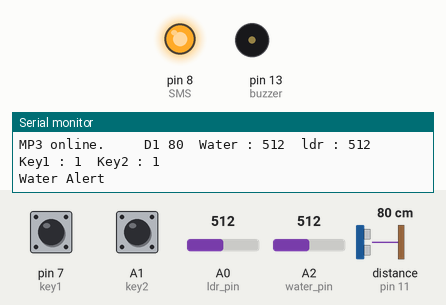
This sketch was run on a simulated Arduino Uno, built with avr-gcc and run on an emulated ATmega328P. Shown: output pins drawn as LEDs (lit = HIGH), buzzer (waves = sounding, pin HIGH), the last lines printed to the serial monitor. Wiring (inferred from the names in the program): ultrasonic range finder: trigger pin 12; echo pin 11. The test bench sets the inputs (shaded band); at power-on: pin 7 (key1) HIGH, A1 (key2) HIGH, distance to the obstacle (sensor on pin 11) 80 cm, A0 (ldr_pin) = 512, A2 (water_pin) = 512. The echo pulse lasts 58.3 µs per cm; the audio player accepts every command and is not drawn; pins used as bus, display or sensor lines are not drawn.

Above: at 3.7 s.
3.8 s: pin 7 (key1) pulled LOW for 2.15 s
At 7.0 s:
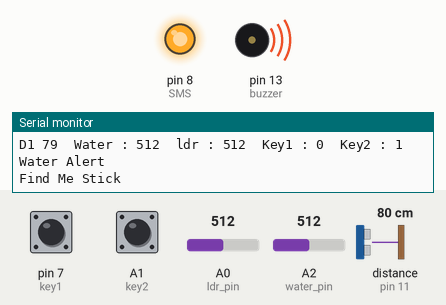
11.9 s: A1 (key2) pulled LOW for 2.15 s
At 15.8 s:
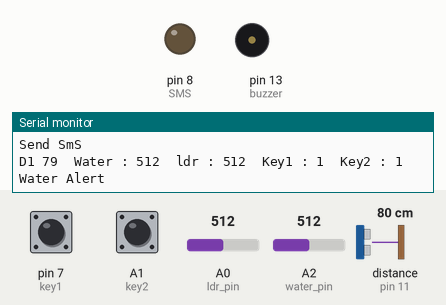
18.2 s: distance to the obstacle (sensor on pin 11) set to 32 cm
20.6 s: distance to the obstacle (sensor on pin 11) set to 27 cm
24.4 s: A0 (ldr_pin) set to 938
26.8 s: A0 (ldr_pin) set to 966
Timing chart, 0 to 29.8 s (numbered marks = the images above; inputs shaded):
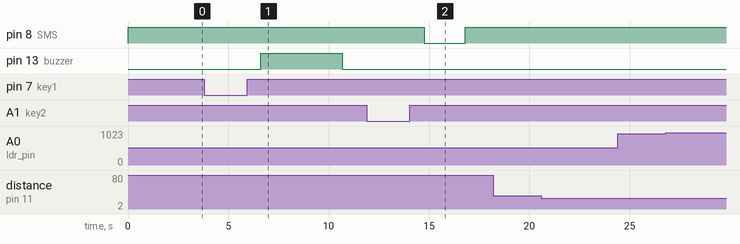

The sketch:

Final_Code.ino
```cpp
#include <SoftwareSerial.h>
#include "DFRobotDFPlayerMini.h"
DFRobotDFPlayerMini myDFPlayer;
void printDetail(uint8_t type, int value);
SoftwareSerial dfserial(2,3); // To Define Pin for Software Serial
#define trigPin1 12 // For Ultra Sonic Sensor
#define echoPin1 11 // For Ultra Sonic Sensor
int SMS = 8;
int buzzer = 13;
int ldr_pin = A0;
int water_pin = A2;
int key1 = 7; // Buzzer Receiver part
int key2 = A1; // Emergency Button
int dif2=100, ldr, wtr, btnstate1 , btnstate2;
//btnstate1 - For Buzzer ; btnstate2 - For GPS-GSM Module

long duration, distance, UltraSensor1 ;

void SonarSensor(int trigPinSensor,int echoPinSensor)
{
  digitalWrite(trigPinSensor, LOW);// Put trigpin LOW
  delayMicroseconds(2);// Wait 2 microseconds
  digitalWrite(trigPinSensor, HIGH);// Switch trigpin HIGH
  delayMicroseconds(10); // Wait 10 microseconds
  digitalWrite(trigPinSensor, LOW);// Turn it LOW again
  duration = pulseIn(echoPinSensor, HIGH);//PulseIn funtion will return the time on how much the configured pin remain the level HIGH or LOW; in this case it will return how much time echoPinSensor stay HIGH
  distance= (duration/2) / 29.1; // First we have to divide the duration by two
}
void Hcsr_04()
{
  SonarSensor(trigPin1, echoPin1);              // Look Below to Find the Definition of the SonarSensor Function
  UltraSensor1 = distance;
  Serial.print("D1 ");Serial.print(UltraSensor1);

  if(UltraSensor1 > 0 && UltraSensor1 < 200)
  {
    if(UltraSensor1 < 30 )
    {
      myDFPlayer.playFolder(1, 4);   // Sound 004 Obstacle Alert
      delay(2000);
    }
  }

}


// This function is used to define the states of pin that we have chosen
void setup()
{

  Serial.begin(9600);
  dfserial.begin(9600);
 // Serial.println();
  pinMode(SMS , OUTPUT);
  digitalWrite(SMS, HIGH);
  pinMode(buzzer , OUTPUT);
  digitalWrite(buzzer, LOW);
  pinMode(key1,INPUT_PULLUP);
  pinMode(key2,INPUT_PULLUP);
  pinMode(trigPin1, OUTPUT);
  pinMode(echoPin1, INPUT);
  if (!myDFPlayer.begin(dfserial))
  {  //Use softwareSerial to communicate with mp3.
    Serial.print("MP3 oFFline.     ");
    while(true);
  }
  Serial.print("MP3 online.     ");
  myDFPlayer.volume(25);  //Set volume value. From 0 to 30
  myDFPlayer.EQ(DFPLAYER_EQ_NORMAL);
  myDFPlayer.outputDevice(DFPLAYER_DEVICE_SD);
  delay(1000);
  myDFPlayer.playFolder(1, 1);    // Welcome Sound 001
  delay(1000);
  SonarSensor(trigPin1, echoPin1);              // Look Below to find the definition of the SonarSensor function
  UltraSensor1 = distance;
}

void loop()
{
 Hcsr_04();
 wtr=analogRead(water_pin);
 Serial.print("  Water : ");Serial.print(wtr);
 ldr=analogRead(ldr_pin);
 Serial.print("  ldr : ");Serial.print(ldr);
 btnstate1=digitalRead(key1);
 Serial.print("  Key1 : ");Serial.print(btnstate1);

 btnstate2=digitalRead(key2);
 Serial.print("  Key2 : ");Serial.print(btnstate2);
 Serial.println("");

 if(wtr > dif2)
 {
     Serial.println("Water Alert");
     myDFPlayer.playFolder(1, 2);   // Sound 002 Water Alert
     delay(2000);
 }
 if(ldr > 950)
 {
     Serial.println("Dark Alert");
     myDFPlayer.playFolder(1, 3);  // Sound 003 Darkness Alert
     delay(2000);
 }
 if(btnstate1 == 0)
 {
     Serial.println("Find Me Stick");
     digitalWrite(buzzer, HIGH);
     myDFPlayer.playFolder(1, 5);   // Sound 005 Find me
     delay(2000);
 }
 else
 {
     digitalWrite(buzzer, LOW);
 }
 if(btnstate2 == 0)
 {
     Serial.println("Send SmS ");
     digitalWrite(SMS, LOW);
 }
 else
 {
     digitalWrite(SMS, HIGH);
 }

}

//This Part tells about the status of DFPlayer

void printDetail(uint8_t type, int value){
  switch (type) {
    case TimeOut:
      Serial.println(F("Time Out!"));
      break;
    case WrongStack:
      Serial.println(F("Stack Wrong!"));
      break;
    case DFPlayerCardInserted:
      Serial.println(F("Card Inserted!"));
      break;
    case DFPlayerCardRemoved:
      Serial.println(F("Card Removed!"));
      break;
    case DFPlayerCardOnline:
      Serial.println(F("Card Online!"));
      break;
    case DFPlayerPlayFinished:
      Serial.print(F("Number:"));
      Serial.print(value);
      Serial.println(F(" Play Finished!"));
      break;
    case DFPlayerError:
      Serial.print(F("DFPlayerError:"));
      switch (value) {
        case Busy:
          Serial.println(F("Card not found"));
          break;
        case Sleeping:
          Serial.println(F("Sleeping"));
          break;
        case SerialWrongStack:
          Serial.println(F("Get Wrong Stack"));
          break;
        case CheckSumNotMatch:
          Serial.println(F("Check Sum Not Match"));
          break;
        case FileIndexOut:
          Serial.println(F("File Index Out of Bound"));
          break;
        case FileMismatch:
          Serial.println(F("Cannot Find File"));
          break;
        case Advertise:
          Serial.println(F("In Advertise"));
          break;
        default:
          break;
      }
      break;
    default:
      break;
  }
}
```

Measured:
- after the input at 3.8 s, pin 13 (buzzer): LOW → HIGH after 2.8 s, → LOW 4.1 s later
- after the input at 11.9 s, pin 8 (SMS): HIGH → LOW after 2.9 s, → HIGH 2.0 s later
